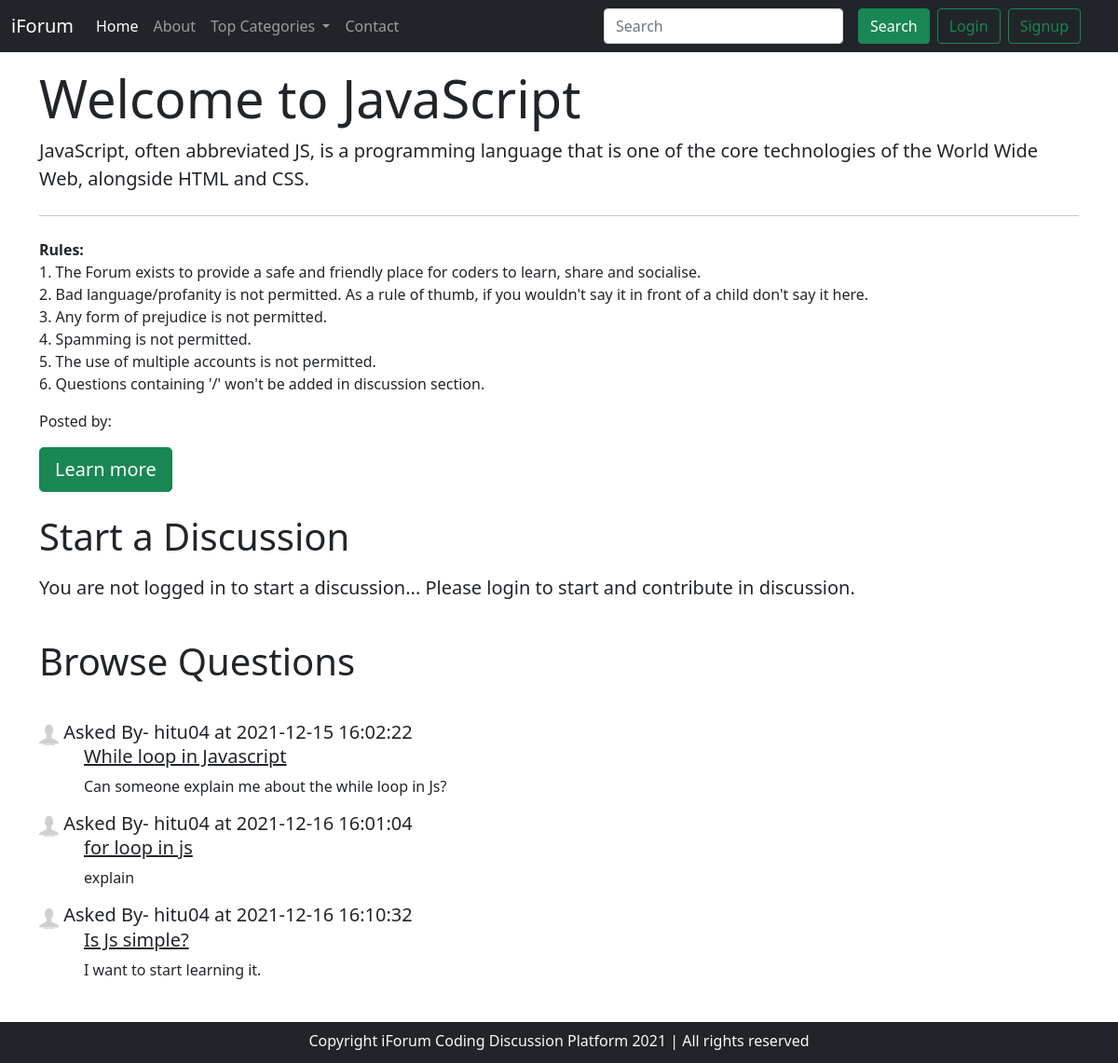
The app's page /threadlist.php?catid=2 with its own data.
### tables this page shows
CREATE TABLE `category` (
  `cat_id` int(8) NOT NULL,
  `cat_name` varchar(255) NOT NULL,
  `cat_desc` text NOT NULL,
  `cat_date` datetime NOT NULL DEFAULT current_timestamp(),
  `cat_user_name` int(11) NOT NULL
);

CREATE TABLE `threads` (
  `thread_id` int(11) NOT NULL,
  `thread_title` varchar(255) NOT NULL,
  `thread_desc` text NOT NULL,
  `thread_cat_id` int(11) NOT NULL,
  `thread_user` int(11) NOT NULL,
  `thread_dt` datetime NOT NULL DEFAULT current_timestamp()
);

CREATE TABLE `users` (
  `sno` int(11) NOT NULL,
  `user_name` varchar(10) NOT NULL,
  `user_email` varchar(30) NOT NULL,
  `user_pass` varchar(255) NOT NULL,
  `user_dt` datetime NOT NULL DEFAULT current_timestamp()
);

### threadlist.php (the view, shortened to what this page needs)
<!doctype html>
<html lang="en">
<head>
    <link href="https://cdn.jsdelivr.net/npm/bootstrap@5.1.3/dist/css/bootstrap.min.css" rel="stylesheet">
</head>
<body>
    <?php include 'partials\_dbconnect.php'; ?>
    <?php include 'partials\_header.php'; ?>
    <?php
    $id = $_GET['catid'];
    $sql = "select * from `category` where `cat_id`=$id ";
    $res = mysqli_query($con, $sql);
    while ($row = mysqli_fetch_assoc($res)) {
        $catname = $row['cat_name'];
        $catdesc = $row['cat_desc'];
        $cat_user_name = $row['cat_user_name'];
        $sql2 = "select user_name from `users` where `sno`='$cat_user_name' ";
        $res2 = mysqli_query($con, $sql2);
        $row2 = mysqli_fetch_assoc($res2);
        $posted = $row2['user_name'];
    }
    ?>
    <div class="container my-3">
        <div class="jumbotron jumbotron-fluid">
            <h1 class="display-4">Welcome to <?php echo $catname; ?> </h1>
            <p class="lead"><?php echo $catdesc; ?></p>
            <hr class="my-4">
            <p> <b>Rules: <br></b>
                1. The Forum exists to provide a safe and friendly place for coders to learn, share and socialise.<br>
                2. Bad language/profanity is not permitted. As a rule of thumb, if you wouldn't say it in front of a child don't say it here. <br>
                3. Any form of prejudice is not permitted. <br>
                4. Spamming is not permitted. <br>
                5. The use of multiple accounts is not permitted.<br>
                6. Questions containing '/' won't be added in discussion section.
            </p>
            <p>Posted by: <b><?php echo $posted; ?></b></p>
            <a class="btn btn-success btn-lg" href="#" role="button">Learn more</a>
        </div>
    </div>
    <?php
    if (isset($_SESSION['loggedin']) and $_SESSION['loggedin'] == true) {
        echo '<div class="container">
                                    <h1 class="py-2">Start a Discussion</h1>
                                    <form action="' . $_SERVER["REQUEST_URI"] . '"method="POST">
                            <div class="form-group">
                                <label for="title">Problem Title</label>
                                <input type="text" class="form-control" id="title" name="title">
                                <small id="emailHelp" class="form-text text-muted">Keep your title as short and crisp as possible.
                                </small>
                            </div>
                            <input type="hidden" name="sno" value="' . $_SESSION['sno'] . '">
                            <div class="form-group my-3">
                                <label for="exampleFormControlTextarea1">Elaborate your concern</label>
                                <textarea class="form-control" id="desc" name="desc" rows="3"></textarea>
                            </div>
                            <br>
                            <button type="submit" class="btn btn-success py-2">Submit</button>
                        </form>
                    </div>';
    } else {
        echo '
                            <div class="container">
                            <h1 class="py-2">Start a Discussion</h1>
                            <p class="lead">
                                You are not logged in to start a discussion... Please login to start and contribute in discussion.
                            </p>
                            </div>';
    }
    ?>
    <div class="container">
        <h1 class="py-4">Browse Questions</h1>
        <?php
        $id = $_GET['catid'];
        $sql = "select * from `threads` where `thread_cat_id`=$id ";
        $res = mysqli_query($con, $sql);
        while ($row = mysqli_fetch_assoc($res)) {
            $thread_id = $row['thread_id'];
            $thread_title = $row['thread_title'];
            $thread_desc = $row['thread_desc'];
            $dt = $row['thread_dt'];
            $thread_user_id = $row['thread_user'];
            $sql2 = "select * from `users` where sno='$thread_user_id' ";
            $res2 = mysqli_query($con, $sql2);
            $row2 = mysqli_fetch_assoc($res2);
            echo '<div class="media my-3">
                            <div class="media-body">
                                    <h5 class="mt-0 "><img src="images\profile.jpg" class="inline mr-3" width="21px" height="25px" class="mr-4" alt="..."> Asked By- ' . $row2['user_name'] . ' at ' . $dt . ' <br>  <a class="text-dark mx-5" href="thread.php?thread_id=' . $thread_id . '">' . $thread_title . '</a></h5>
                                    <p class="mx-5">' . $thread_desc . '</p>
                            </div>
                          </div>';
        }
        ?>
    </div>
    <br>
    <br>
    <br>
    <?php include 'partials\_footer.php'; ?>
</body>
</html>

### records on screen
category: cat_name "JavaScript", cat_desc "JavaScript, often abbreviated JS, is a programming language that is one of the core technologies of the World Wide Web, alongside HTML and CSS."
threads: users.user_name "hitu04", thread_dt "2021-12-15 16:02:22", thread_title "While loop in Javascript", thread_desc "Can someone explain me about the while loop in Js?"
threads: users.user_name "hitu04", thread_dt "2021-12-16 16:01:04", thread_title "for loop in js", thread_desc "explain"
threads: users.user_name "hitu04", thread_dt "2021-12-16 16:10:32", thread_title "Is Js simple?", thread_desc "I want to start learning it."
